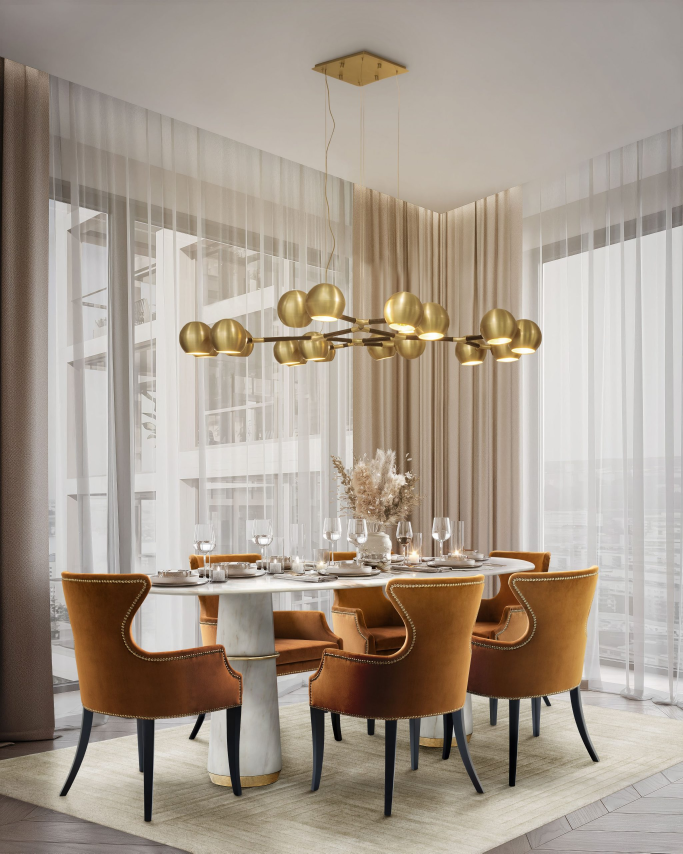
#> input picture scripts/imgsearch/raw/q10_1.jpg, 2048 x 2560 px, given in place of q8_7.jpg, which was not available (shown at 1/3 size)
$ python cand_check.py
#> lines starting #> are read from the running program, lines starting #| are printed output that depends on the picture
#!/usr/bin/env python3
"""Corner check for replacement candidate RAW images."""
import os
from PIL import Image, ImageDraw

RAW = "/home/z/my-project/scripts/imgsearch/raw"
CANDS = ["q8_7", "q11_7", "q9_8", "q9_1", "q9_2", "q6_4", "q6_9", "q6_3", "q7_7", "q1_4"]
CROP = 200
COLS = 5
CELL = CROP * 2 + 6 + 26
rows = (len(CANDS) + COLS - 1) // COLS
sheet = Image.new("RGB", (COLS * (CROP * 2 + 6), rows * CELL), "white")
#> sheet: PIL image 2030x864 RGB; every value is 255
draw = ImageDraw.Draw(sheet)
for i, name in enumerate(CANDS):
    img = Image.open(os.path.join(RAW, name + ".jpg"))
#> img is the input picture: PIL image 2048x2560 RGB; mean R, G, B 166.7, 154.7, 141.8
    w, h = img.size
#> w = 2048; h = 2560
    bl = img.crop((0, max(0, h - CROP), CROP, h))
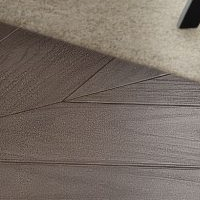
#> bl: PIL image 200x200 RGB; mean R, G, B 120.7, 109.4, 101
    br = img.crop((max(0, w - CROP), max(0, h - CROP), w, h))
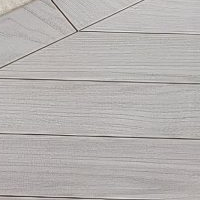
#> br: PIL image 200x200 RGB; mean R, G, B 181.1, 177.3, 175.7
    combo = Image.new("RGB", (CROP * 2 + 4, CROP), (200, 200, 200))
#> combo: PIL image 404x200 RGB; every value is 200
    combo.paste(bl, (0, 0))
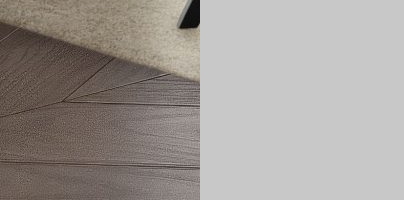
#> combo: PIL image 404x200 RGB; mean R, G, B 160.7, 155.2, 151
    combo.paste(br, (CROP + 4, 0))
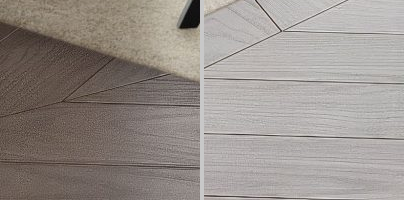
#> combo: PIL image 404x200 RGB; mean R, G, B 151.4, 143.9, 138.9
    x = (i % COLS) * (CROP * 2 + 6) + 2
    y = (i // COLS) * CELL + 2
    sheet.paste(combo, (x, y))
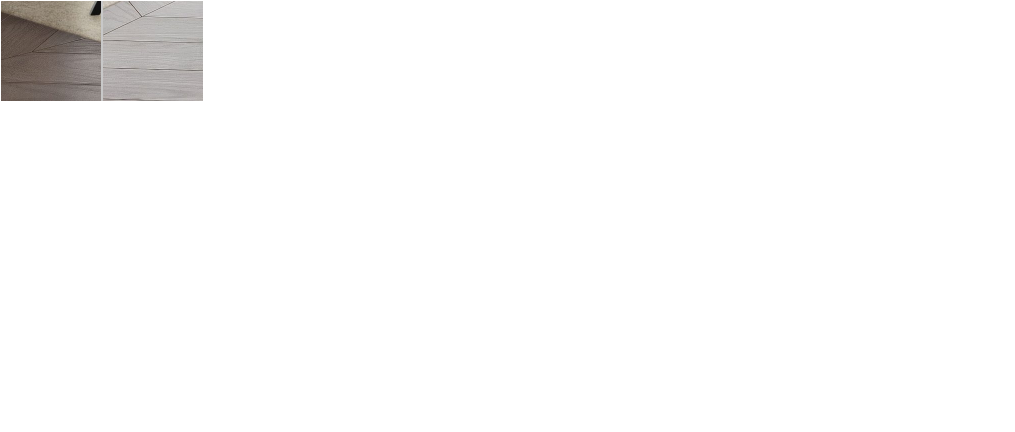
#> sheet: PIL image 2030x864 RGB (shown at 1/2 size); mean R, G, B 250.2, 249.9, 249.7
    draw.rectangle([x + 2, y + CROP + 2, x + 2 + 11 * len(name), y + CROP + 20], fill="yellow")
    draw.text((x + 4, y + CROP + 4), name, fill="black")
#> pass 2 of the loop `for i, name in enumerate(CANDS):`:
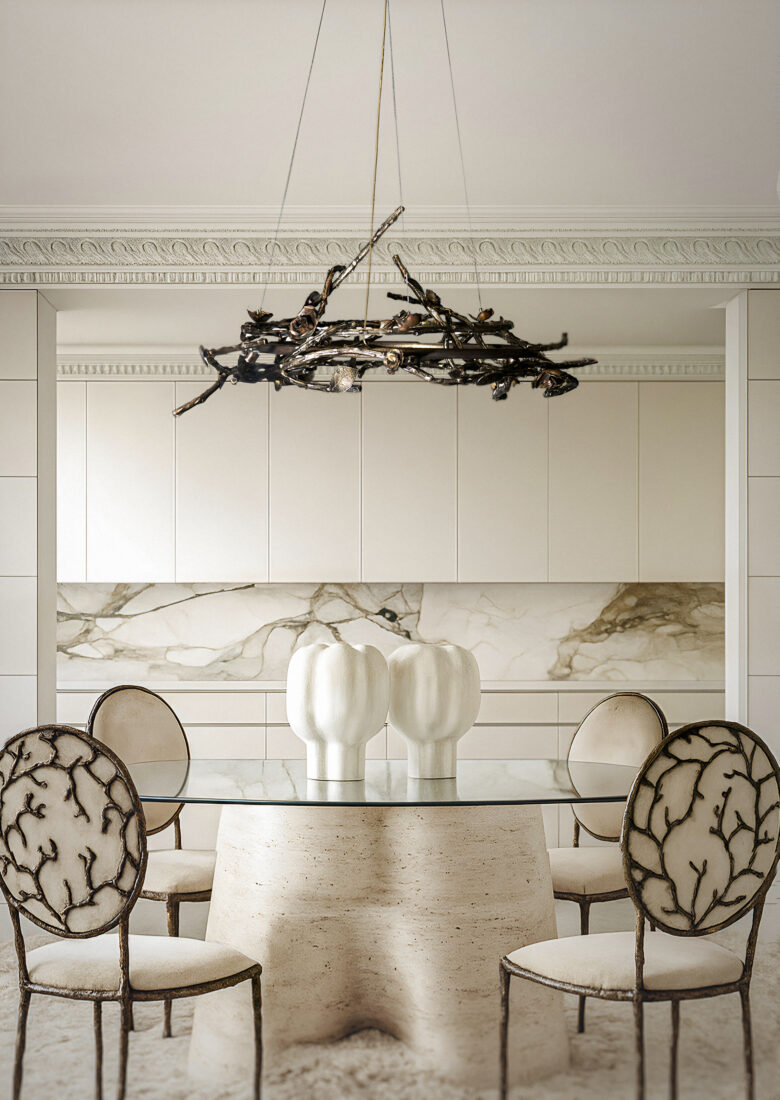
#> input picture scripts/imgsearch/raw/q10_2.jpg, 780 x 1100 px, given in place of q11_7.jpg, which was not available
#> img is the input picture: PIL image 780x1100 RGB; mean R, G, B 179.6, 171.2, 156.9
#> `combo.paste(br, (CROP + 4, 0))`:
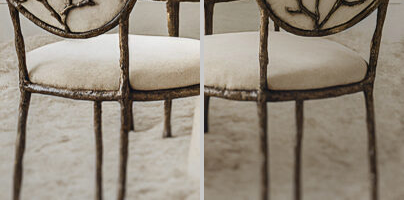
#> combo: PIL image 404x200 RGB; mean R, G, B 148.7, 139, 125.3
#> `sheet.paste(combo, (x, y))`:
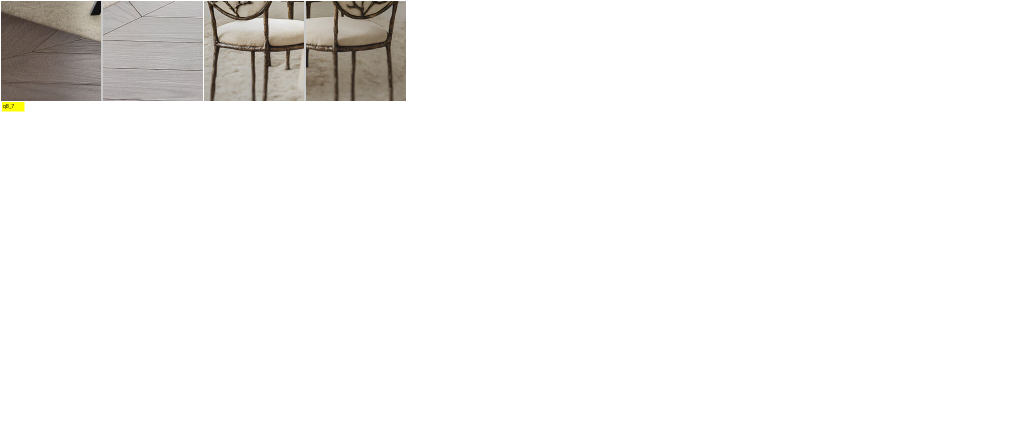
#> sheet: PIL image 2030x864 RGB (shown at 1/2 size); mean R, G, B 245.3, 244.5, 243.6
#> (the run stopped early here; a loop or call above may not have finished)
